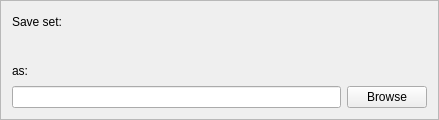
<?xml version="1.0" encoding="UTF-8"?>
<ui version="4.0">
 <class>wfits</class>
 <widget class="QFrame" name="wfits">
  <property name="geometry">
   <rect>
    <x>0</x>
    <y>0</y>
    <width>439</width>
    <height>120</height>
   </rect>
  </property>
  <property name="windowTitle">
   <string>Save set as Fits</string>
  </property>
  <property name="frameShape">
   <enum>QFrame::StyledPanel</enum>
  </property>
  <property name="frameShadow">
   <enum>QFrame::Raised</enum>
  </property>
  <layout class="QGridLayout" name="gridLayout">
   <item row="0" column="0">
    <widget class="QLabel" name="label_3">
     <property name="text">
      <string>Save set:</string>
     </property>
    </widget>
   </item>
   <item row="1" column="0">
    <widget class="QLabel" name="setPathLabel">
     <property name="text">
      <string/>
     </property>
    </widget>
   </item>
   <item row="2" column="0">
    <widget class="QLabel" name="label">
     <property name="text">
      <string>as:</string>
     </property>
    </widget>
   </item>
   <item row="4" column="0">
    <widget class="QLineEdit" name="fitsPathLine"/>
   </item>
   <item row="4" column="1">
    <widget class="QPushButton" name="browseButton">
     <property name="text">
      <string>Browse</string>
     </property>
    </widget>
   </item>
  </layout>
 </widget>
 <resources/>
 <connections/>
</ui>
